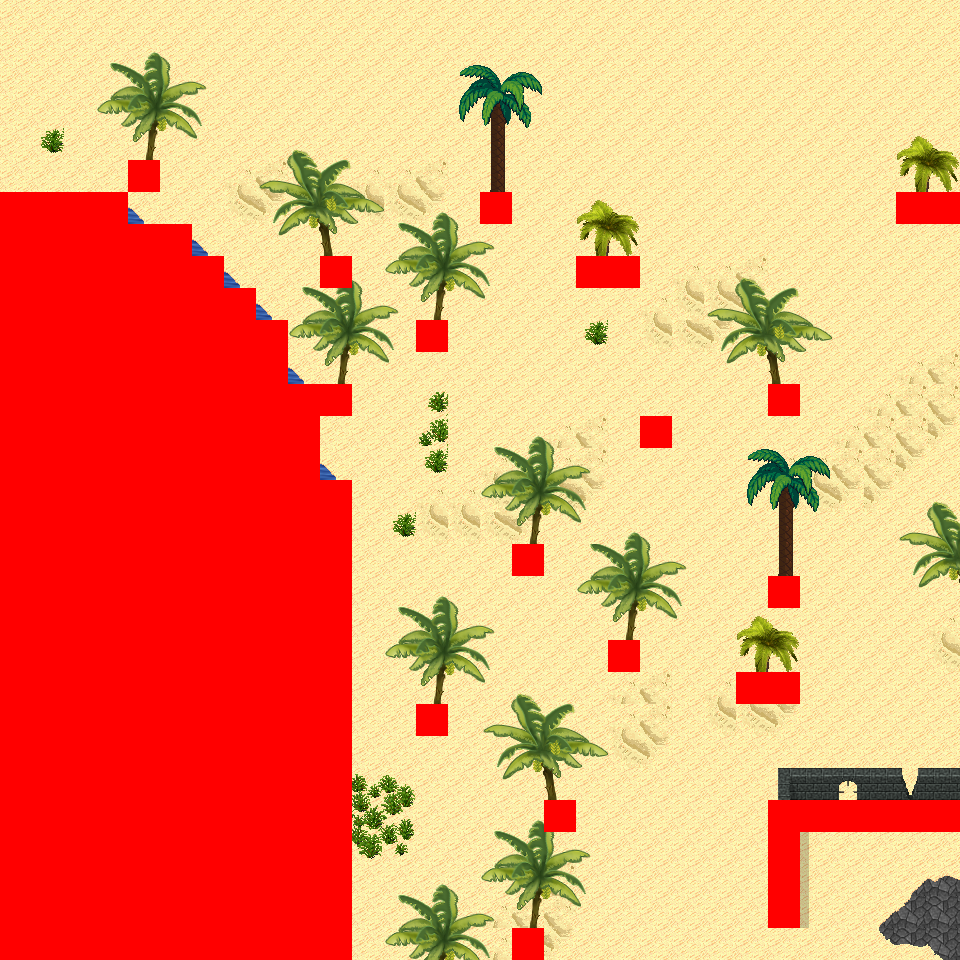

Rendered tile map (Tiled .tmx) drawn with the repository's tilesets; below, a short description and the map source with its tile grids summarised:
An orthogonal 30x30 tile map with 32x32 px tiles, 6 tile layers (Ground, Object, Object2, Above, ...), 14 tilesets and 6 objects (6x mapExit).

<map version="1.0" orientation="orthogonal" renderorder="right-down" width="30" height="30" tilewidth="32" tileheight="32" nextobjectid="7">
  <tileset firstgid="1" name="tileset_logic_collision" tilewidth="32" tileheight="32" tilecount="1" columns="1">
    <image source="../drawable/tileset_logic_collision.png" width="32" height="32" />
  </tileset>
  <tileset firstgid="2" name="tileset_ground_ground" tilewidth="32" tileheight="32" tilecount="33" columns="3">
    <image source="../drawable/tileset_ground_ground.png" width="96" height="352" />
  </tileset>
  <tileset firstgid="35" name="tileset_terrain_desert" tilewidth="32" tileheight="32" tilecount="88" columns="8">
    <image source="../drawable/tileset_terrain_desert.png" width="256" height="352" />
  </tileset>
  <tileset firstgid="123" name="tileset_building_stone_ruins" tilewidth="32" tileheight="32" tilecount="72" columns="6">
    <image source="../drawable/tileset_building_stone_ruins.png" width="192" height="384" />
  </tileset>
  <tileset firstgid="195" name="tileset_ground_sand_edges" tilewidth="32" tileheight="32" tilecount="15" columns="5">
    <image source="../drawable/tileset_ground_sand_edges.png" width="160" height="96" />
  </tileset>
  <tileset firstgid="210" name="tileset_ground_slate_tiles" tilewidth="32" tileheight="32" tilecount="15" columns="5">
    <image source="../drawable/tileset_ground_slate_tiles.png" width="160" height="96" />
  </tileset>
  <tileset firstgid="225" name="tileset_ground_sand_2" tilewidth="32" tileheight="32" tilecount="15" columns="5">
    <image source="../drawable/tileset_ground_sand_2.png" width="160" height="96" />
  </tileset>
  <tileset firstgid="240" name="tileset_plant_cactus_2" tilewidth="32" tileheight="32" tilecount="10" columns="5">
    <image source="../drawable/tileset_plant_cactus_2.png" width="160" height="64" />
  </tileset>
  <tileset firstgid="250" name="tileset_plant_round_cactuses" tilewidth="32" tileheight="32" tilecount="20" columns="10">
    <image source="../drawable/tileset_plant_round_cactuses.png" width="320" height="64" />
  </tileset>
  <tileset firstgid="270" name="tileset_plant_tree_banana_tree" tilewidth="32" tileheight="32" tilecount="40" columns="4">
    <image source="../drawable/tileset_plant_tree_banana_tree.png" width="128" height="320" />
  </tileset>
  <tileset firstgid="310" name="tileset_plant_tree_palm_tree" tilewidth="32" tileheight="32" tilecount="6" columns="2">
    <image source="../drawable/tileset_plant_tree_palm_tree.png" width="64" height="96" />
  </tileset>
  <tileset firstgid="316" name="tileset_plant_tree_palm_trees" tilewidth="32" tileheight="32" tilecount="40" columns="4">
    <image source="../drawable/tileset_plant_tree_palm_trees.png" width="128" height="320" />
  </tileset>
  <tileset firstgid="356" name="tileset_building_stone_tower" tilewidth="32" tileheight="32" tilecount="14" columns="2">
    <image source="../drawable/tileset_building_stone_tower.png" width="64" height="224" />
  </tileset>
  <tileset firstgid="370" name="tileset_plant_bush_large_green" tilewidth="32" tileheight="32" tilecount="9" columns="3">
    <image source="../drawable/tileset_plant_bush_large_green.png" width="96" height="96" />
  </tileset>
  <layer name="Ground" width="30" height="30">
    <data>[900 cells, 900 non-empty, 7 distinct tile ids]</data>
  </layer>
  <layer name="Object" width="30" height="30">
    <data>[900 cells, 84 non-empty, 30 distinct tile ids]</data>
  </layer>
  <layer name="Object2" width="30" height="30">
    <data>[900 cells, 0 non-empty, 0 distinct tile ids]</data>
  </layer>
  <layer name="Above" width="30" height="30">
    <data>[900 cells, 188 non-empty, 43 distinct tile ids]</data>
  </layer>
  <layer name="Above2" width="30" height="30">
    <data>[900 cells, 0 non-empty, 0 distinct tile ids]</data>
  </layer>
  <layer name="Walkable" width="30" height="30">
    <data>[900 cells, 266 non-empty, 1 distinct tile ids]</data>
  </layer>
  <objectgroup name="MapEvents">
    <object id="1" name="south" type="mapExit" x="352" y="928" width="160" height="32">
      <properties>
        <property name="map" value="level_0_x35_y111" />
        <property name="x" value="11" />
        <property name="y" value="1" />
      </properties>
    </object>
    <object id="2" name="south2" type="mapExit" x="544" y="928" width="416" height="32">
      <properties>
        <property name="map" value="level_0_x35_y111" />
        <property name="x" value="17" />
        <property name="y" value="1" />
      </properties>
    </object>
    <object id="3" name="west" type="mapExit" x="0" y="0" width="32" height="192">
      <properties>
        <property name="map" value="level_0_x34_y110" />
        <property name="x" value="28" />
        <property name="y" value="0" />
      </properties>
    </object>
    <object id="4" name="east" type="mapExit" x="928" y="0" width="32" height="192">
      <properties>
        <property name="map" value="level_0_x36_y110" />
        <property name="x" value="1" />
        <property name="y" value="0" />
      </properties>
    </object>
    <object id="5" name="east2" type="mapExit" x="928" y="224" width="32" height="576">
      <properties>
        <property name="map" value="level_0_x36_y110" />
        <property name="x" value="1" />
        <property name="y" value="7" />
      </properties>
    </object>
    <object id="6" name="east3" type="mapExit" x="928" y="832" width="32" height="128">
      <properties>
        <property name="map" value="level_0_x36_y110" />
        <property name="x" value="1" />
        <property name="y" value="26" />
      </properties>
    </object>
  </objectgroup>
</map>
